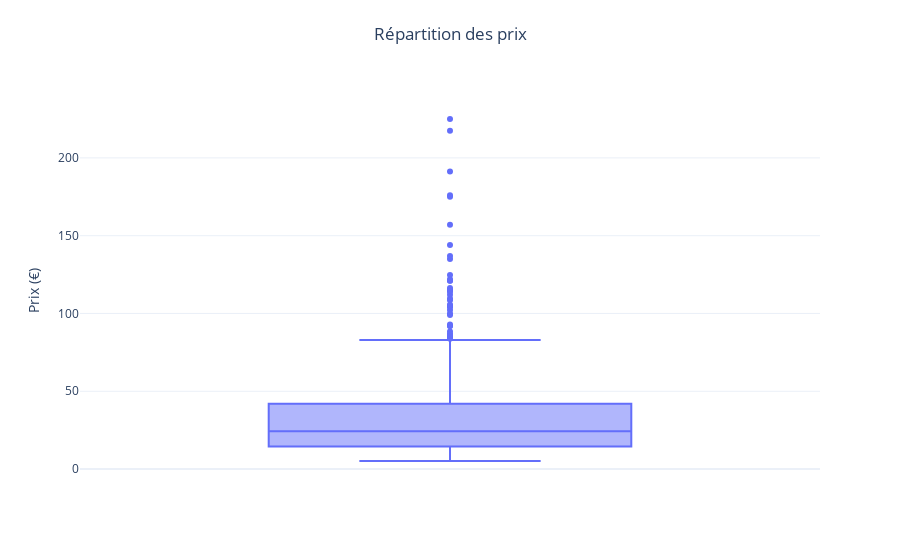

Source (notebook cell):
### Code cell
#Autre méthode avec plotly express
fig = px.box(df_merge, y='price', title='Répartition des prix')

# Amélioration de la mise en page
fig.update_layout(
    title={
        'text': 'Répartition des prix',
        'y': 0.95,  # Position verticale du titre
        'x': 0.5,   # Position horizontale du titre (0.5 = centré)
        'xanchor': 'center',  # Point d'ancrage horizontal
        'yanchor': 'top'      # Point d'ancrage vertical
    },
    yaxis_title="Prix (€)",  # Titre de l'axe y
    template="plotly_white"  # Utilisation d'un thème plus propre
)

# Affichage du graphique
fig.show()

### Figure 1 — Plotly figure (JSON) as saved in the notebook; plotly's stock layout.template omitted (floating-point values rounded to 4 significant figures; data arrays with more than 128 entries replaced by an {"elided": "..."} marker saying what was removed)
{"data": [{"alignmentgroup": "True", "hovertemplate": "price=%{y}<extra></extra>", "legendgroup": "", "marker": {"color": "#636efa"}, "name": "", "notched": false, "offsetgroup": "", "orientation": "v", "showlegend": false, "type": "box", "x0": " ", "xaxis": "x", "y": {"elided": "825 float values"}, "y0": " ", "yaxis": "y"}], "layout": {"boxmode": "group", "legend": {"tracegroupgap": 0}, "title": {"text": "Répartition des prix", "x": 0.5, "xanchor": "center", "y": 0.95, "yanchor": "top"}, "xaxis": {"anchor": "y", "domain": [0, 1]}, "yaxis": {"anchor": "x", "domain": [0, 1], "title": {"text": "Prix (€)"}}}}
